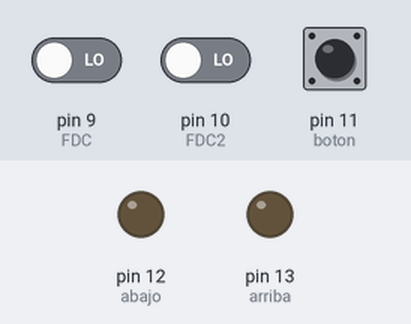
Simulated run of this sketch. Board: Arduino Uno, built with avr-gcc and run on an emulated ATmega328P. Parts: output pins drawn as LEDs (lit = HIGH). The inputs (shaded band) are chosen by the test bench; at power-on: pin 11 (boton) LOW, pin 9 (FDC) LOW, pin 10 (FDC2) LOW.

Above: at 1.2 s.
1.3 s: pin 11 (boton) pulled HIGH for 0.15 s
At 2.3 s:
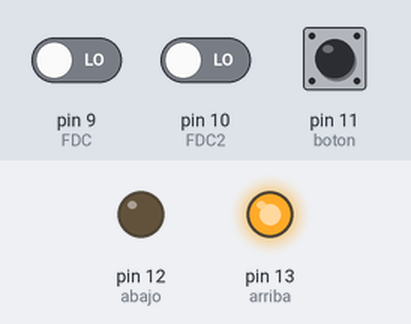
2.9 s: pin 11 (boton) pulled HIGH for 1 s
At 4.7 s:
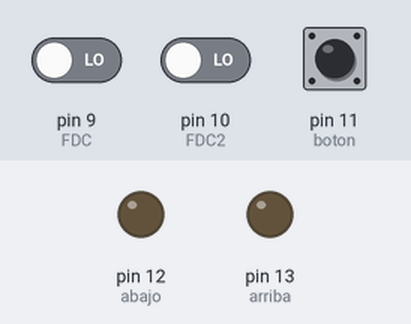
5.4 s: pin 11 (boton) pulled HIGH for 0.15 s
At 6.6 s:
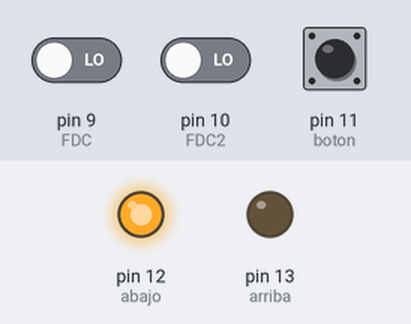
7.0 s: pin 11 (boton) pulled HIGH for 3.2 s
At 10.7 s:
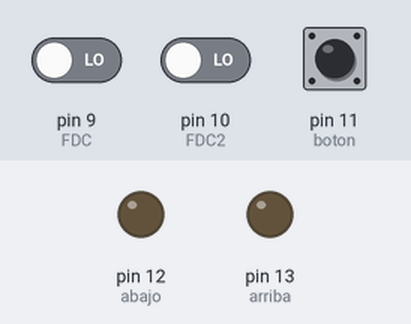
Timing chart, 0 to 12.2 s (numbered marks = the images above; inputs shaded):
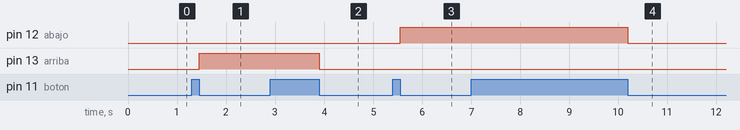

Measured:
- after the input at 1.3 s, pin 13 (arriba): LOW → HIGH after 0.15 s
- after the input at 2.9 s, pin 13 (arriba): HIGH → LOW after 1.0 s
- after the input at 5.4 s, pin 12 (abajo): LOW → HIGH after 0.15 s
- after the input at 7.0 s, pin 12 (abajo): HIGH → LOW after 3.2 s

The sketch:

ventana_2.ino
```cpp
// Fecha: 07/3/2024
// Automatismo Ventana de coche
// Este programa controla una ventana de coche utilizando un Arduino.
// El botón conectado al pin 11 se utiliza para controlar la dirección de
// movimiento de la ventana este ira en un sentido u otro intermitentemente y
//pasando por paro, es decir un pulso, va hacia arriba, siguiente pulso, para,
//siguiente, va hacia abajo... Los motores están conectados a los pines 12 y 13.
// y los finales de carrera o FDC estaran conectados a los pines 9 y 10
// Definición de los pines utilizados
#define FDC 9      // Pin para el final de carrera superior
#define FDC2 10    // Pin para el final de carrera inferior
#define boton 11   // Pin para el botón de control
#define abajo 12   // Pin para el motor de bajar la ventana
#define arriba 13  // Pin para el motor de subir la ventana

// Variables globales
int estado = 0;    // Variable para almacenar el estado del botón
int Direccion = 1; // Variable para almacenar la dirección del movimiento de la ventana (1 para subir, -1 para bajar)
bool run = false;  // Variable para controlar si el motor está en funcionamiento o no

// Configuración inicial
void setup() {
  // Configuración de los pines
  pinMode(FDC, INPUT);     // Pin del final de carrera superior como entrada
  pinMode(FDC2, INPUT);    // Pin del final de carrera inferior como entrada
  pinMode(boton, INPUT);   // Pin del botón como entrada
  pinMode(arriba, OUTPUT); // Pin del motor de subir como salida
  pinMode(abajo, OUTPUT);  // Pin del motor de bajar como salida
}

// Bucle principal
void loop() {
  // Espera a que se presione el botón
  while (digitalRead(boton)) {
    estado = HIGH; // Almacena que el botón ha sido presionado
  }

  // Si el botón está presionado
  if (estado == HIGH) {
    // Si el motor está en funcionamiento
    if (run == true) {
      digitalWrite(arriba, LOW); // Detiene el motor de subir la ventana
      digitalWrite(abajo, LOW);  // Detiene el motor de bajar la ventana
      run = false;               // Establece que el motor está parado
      Direccion *= -1;           // Invierte la dirección del movimiento
    } else {
      // Si el motor no está en funcionamiento
      if (Direccion == 1) {
        digitalWrite(arriba, HIGH); // Activa el motor de subir la ventana
      } else {
        digitalWrite(abajo, HIGH);  // Activa el motor de bajar la ventana
      }
      run = true; // Establece que el motor está en funcionamiento
    }
    estado = LOW; // Restablece el estado del botón
  }

  // Si se alcanza el final de carrera superior mientras la ventana sube
  if (digitalRead(FDC) && Direccion == 1) {
    digitalWrite(arriba, LOW); // Detiene el motor de subir la ventana
    run = false;                // Establece que el motor está parado
    Direccion *= -1;            // Invierte la dirección del movimiento
  }

  // Si se alcanza el final de carrera inferior mientras la ventana baja
  if (digitalRead(FDC2) && Direccion == -1) {
    digitalWrite(abajo, LOW); // Detiene el motor de bajar la ventana
    run = false;               // Establece que el motor está parado
    Direccion *= -1;           // Invierte la dirección del movimiento
  }
}
```
